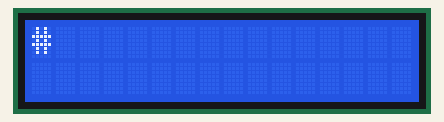
Bench run of a sketch on a simulated Arduino Uno, built with avr-gcc and run on an emulated ATmega328P. On the bench: 16×2 character LCD. What the sketch prints to the serial monitor is not drawn.

Above: at 0.42 s.
At 1.03 s:
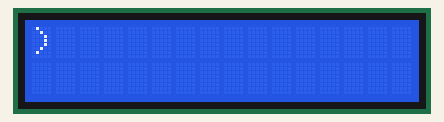
At 1.75 s:
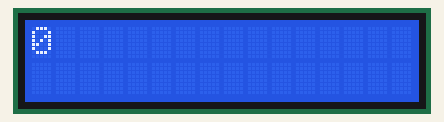
At 2.46 s:
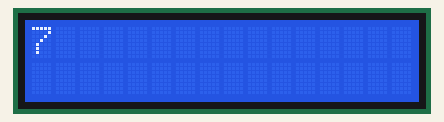
At 3.18 s:
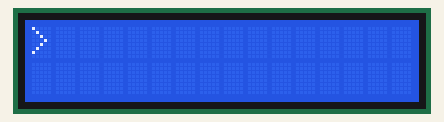
At 3.79 s:
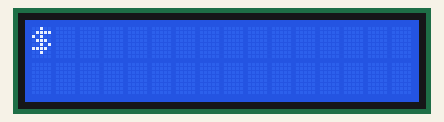

The sketch:

continuous_send.ino
```cpp
/*
 This sketch continiously sends characters over serial port. It begins with character of code 0x20 and sends up to code 0x40.
 There is 0.1 second delay between each character sent which you can change.
 The number of characters sent is displayed on first and second line of LCD.
 The characters sent by Arduino MCU over the USB cable reaches Arduino IDE and it can display it through its Serial Moniotor software.
 Invoke Serial Monitor by pressing Ctrl + Shift + M together.
 Change limit 0x40 to higher value to see more codes sent to printer.

 The circuit:
 * LCD RS pin to digital pin 12
 * LCD Enable pin to digital pin 11
 * LCD D4 pin to digital pin 5
 * LCD D5 pin to digital pin 4
 * LCD D6 pin to digital pin 3
 * LCD D7 pin to digital pin 2
 * 10K resistor:
 * ends to +5V and ground
 * wiper to LCD VO pin (pin 3)

 Created on 22nd July 2010.
 by Prakash W Dandekar

 */

// include the library code:
#include <LiquidCrystal.h>

// initialize the library with the numbers of the interface pins
LiquidCrystal lcd(12, 11, 5, 4, 3, 2);

int c, count;

void setup(){
    // set up the LCD's number of rows and columns:
  lcd.begin(16, 2);
  // initialize the serial communications:
  Serial.begin(9600);
}

void loop()
{
  count =0;
  while (count<10000){
    for (c=0x20;c<=0x3F;c++) // send 32 characters starting from ASCII code 0x20 to 0x3F.
    {
      Serial.write(c); // send character in variable c.
      lcd.write(c); // display sent character.
      delay(100);// delay a bit.
 lcd.clear();
    }// end of for.
    Serial.write(13); // send carriage return.
    Serial.write(10); // send and line feed.
    count++;//
  }// end of while.
}// end of loop

/*
  // when characters arrive over the serial port...
  if (Serial.available()) {
    // wait a bit for the entire message to arrive
    delay(100);
    // clear the screen
    lcd.clear();
    // read all the available characters
    while (Serial.available() > 0) {
      // display each character to the LCD
      lcd.write(Serial.read());

  // when characters arrive over the serial port...
  if (Serial.available()) {
    // there is atleast one char received over serial port.
    // read it.
    c = Serial.read();// read incoming character in variable c.
    Serial.write(++c); // send incoming character in variable c.(First increment it before sending).
    lcd.write(c); // display received character.
  }// end of if.

*/
```

Measured:
- by itself, everything shown: repeats every 3.3 s, in 32 steps
